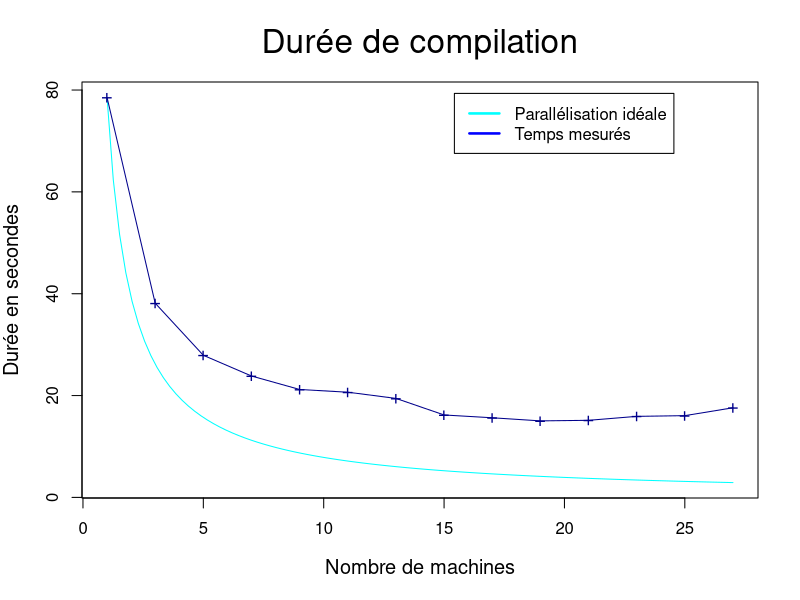
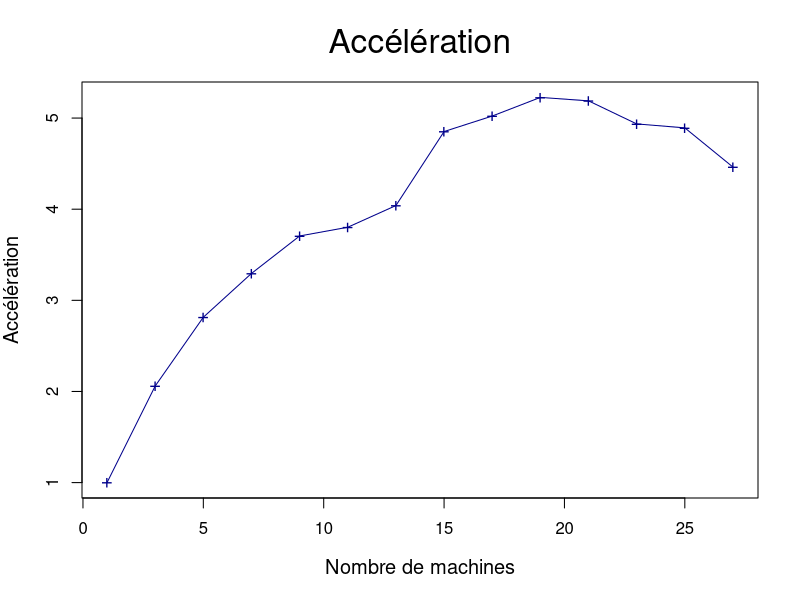
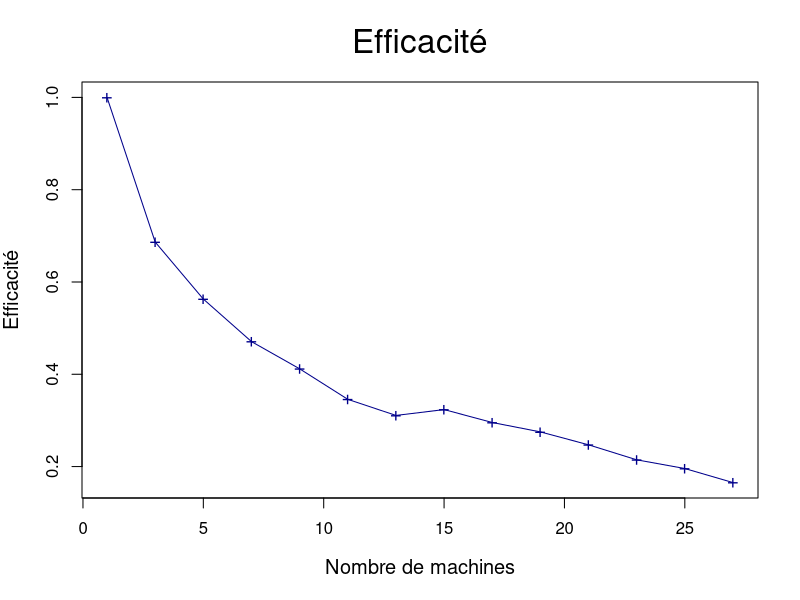
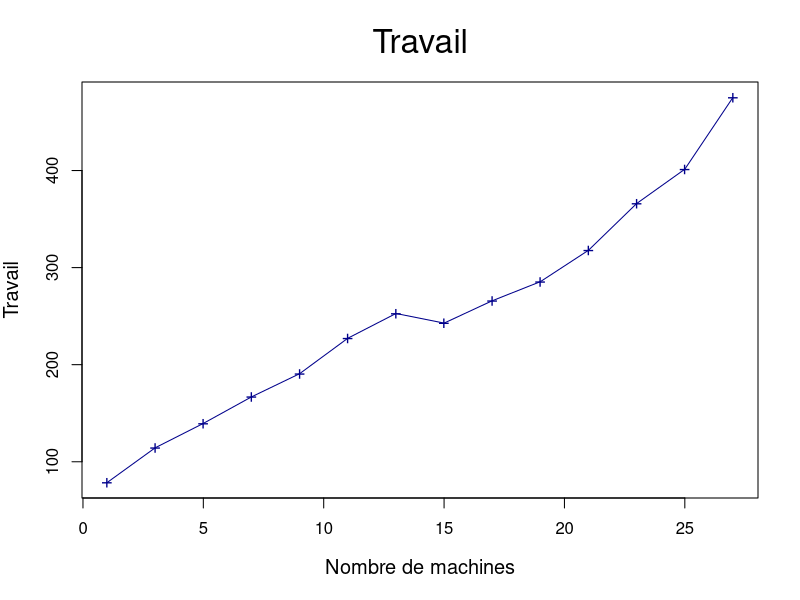

The R script that drew these images, in order:
pdf("sujet_makefiles_blender_249_Makefile_nth1.pdf")

nCPU = 27
STEP = 2

#x_axis <- seq.int( nCPU, STEP, -STEP )
#x_axis <- seq.int( STEP, nCPU, STEP )
x_axis=c()
for (i in seq(from=nCPU, to=1, by=-STEP)) {
  x_axis = c( x_axis, i )
}

if ( ! (1 %in% x_axis) ) {
  x_axis = c( x_axis, 1 )
}

x_axis = rev(x_axis)

data <- c( 78549,  38137,  27906,  23836,  21193,  20658,  19441,  16188,  15639,  15028,  15138,  15914,  16055,  17604 )

# -1 )
#data <- head( data, -1)

data = data / 1000

#sCPU = tail(data, n=1)

xLim = 4 * nCPU / 7
sCPU = head(data, n=1)
yLim = sCPU + sCPU / 100

x_ideal <- c( 1, nCPU )
y_ideal <- data / x_axis
y_lims <- c( min(data), yLim )

ideal <- function( n ) {
  return (sCPU/n)
}

plot( ideal, 1, nCPU, ann=FALSE, col="cyan" )
lines( x_axis, data, pch="+", cex=1.2, type="o", col="dark blue", ann=FALSE, ylim=y_lims )

title( main="Durée de compilation", font.main=1, cex.main=2 )
title( xlab="Nombre de machines", cex.lab=1.2 )
title( ylab="Durée en secondes", cex.lab=1.2 )


# places a legend at the appropriate place
legend( xLim, yLim,

 # puts text in the legend
c("Parallélisation idéale", "Temps mesurés"),

# gives the legend appropriate symbols (lines)
lty=c(1,1),

 # gives the legend lines the correct color and width
lwd=c(2.5,2.5),col=c("cyan", "blue"),bg="white")


dev.off()

m = nCPU

T1 = sCPU

Tm = data

acc = T1 / Tm


travail=c()
for (i in 1:length(data)) {
  travail = c( travail, x_axis[i] * Tm[i] )
}

eff=T1/travail



prefix="sujet_makefiles_blender_249_Makefile_nth1"

pdf(paste(prefix,"_acc.pdf", sep=""))

plot( x_axis, acc, pch="+", cex=1.2, type="o", col="dark blue", ann=FALSE ) #, ylim=y_lims )

title( main="Accélération", font.main=1, cex.main=2 )
title( xlab="Nombre de machines", cex.lab=1.2 )
title( ylab="Accélération", cex.lab=1.2 )

dev.off()



pdf(paste(prefix,"_eff.pdf", sep=""))

plot( x_axis, eff, pch="+", cex=1.2, type="o", col="dark blue", ann=FALSE ) #, ylim=y_lims )

title( main="Efficacité", font.main=1, cex.main=2 )
title( xlab="Nombre de machines", cex.lab=1.2 )
title( ylab="Efficacité", cex.lab=1.2 )

dev.off()


pdf(paste(prefix,"_work.pdf", sep=""))

plot( x_axis, travail, pch="+", cex=1.2, type="o", col="dark blue", ann=FALSE ) #, ylim=y_lims )

title( main="Travail", font.main=1, cex.main=2 )
title( xlab="Nombre de machines", cex.lab=1.2 )
title( ylab="Travail", cex.lab=1.2 )

dev.off()

